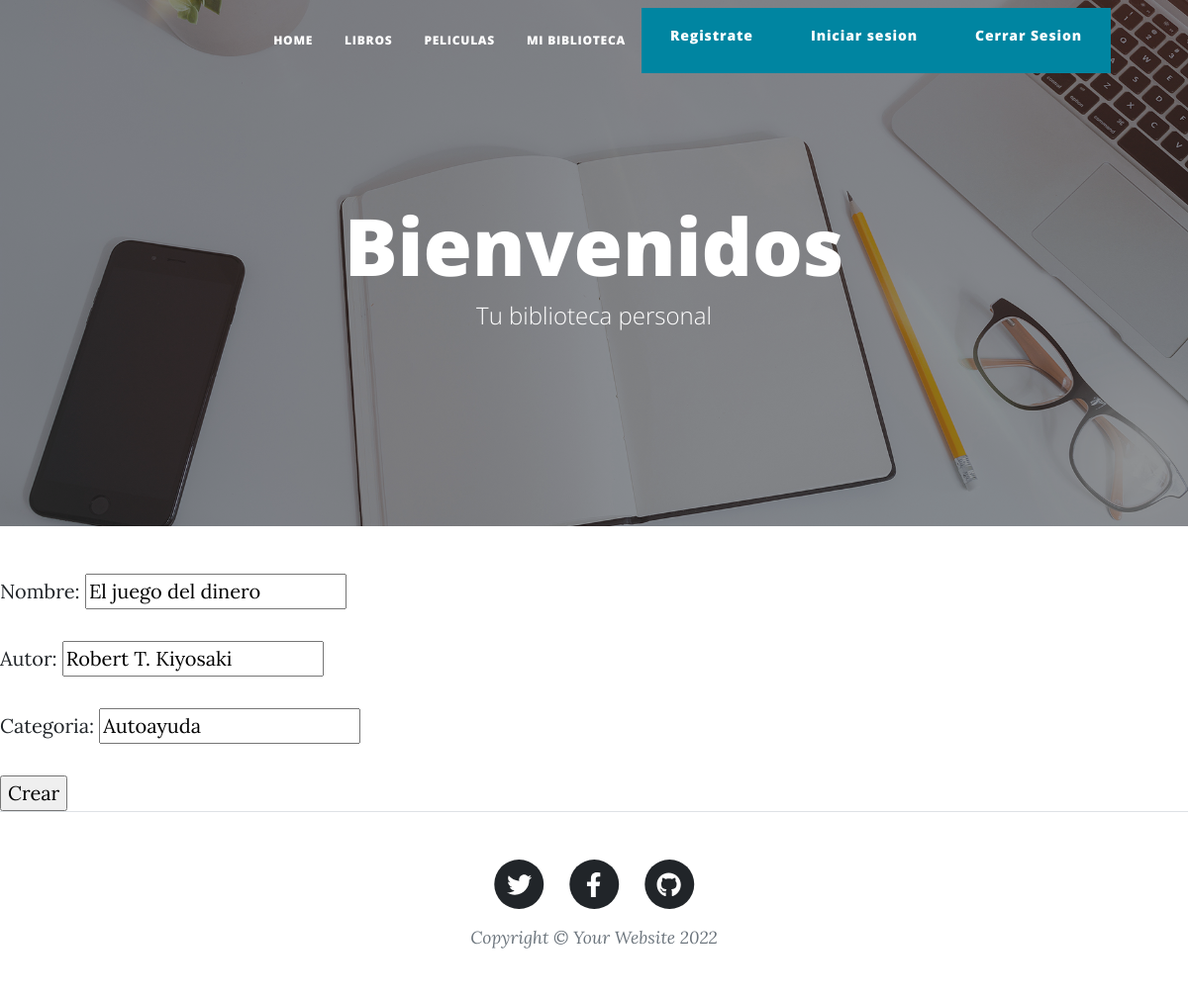
The page /libreria/libros/actualizar/1 (signed in) on the database as committed earlier.
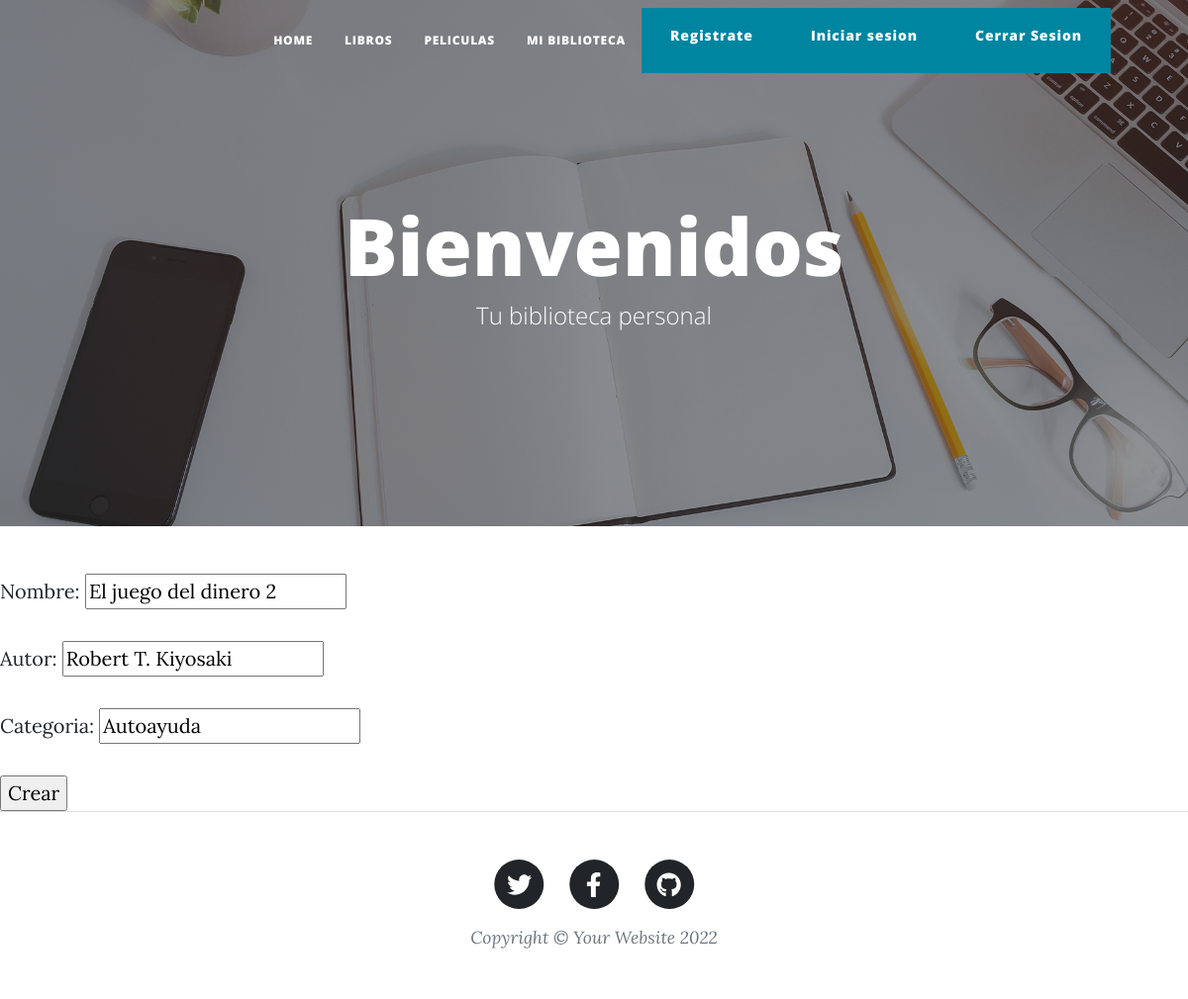
The same page on the database as committed later.
### libreria/models.py (models this page shows, shortened)
class libro(models.Model):
    nombre = models.CharField(max_length=100)
    autor = models.CharField(max_length=100)
    categoria = models.CharField(max_length=200)

### libreria/views.py (the view)
# urls.py: path("libros/actualizar/<pk>",LibrosUpdate.as_view(), name="actualizarlibro"),
class LibrosUpdate(LoginRequiredMixin, UpdateView):
    model = libro
    success_url = "/libreria/libros/"
    fields = ["nombre", "autor", "categoria"]

### libreria/templates/libreria/libro_form.html
{% extends 'libreria/base.html' %}
{% block contenido %}
<form method="post">{% csrf_token %}
    {{form.as_p}}
    <input type="submit" value="Crear">
</form>
{% endblock  %}

Rows that differ between the two databases and show on the page:
changed libro "Robert T. Kiyosaki": nombre "El juego del dinero" → "El juego del dinero 2"
